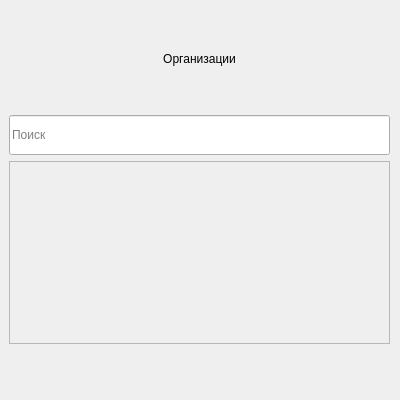
<?xml version="1.0" encoding="UTF-8"?>
<ui version="4.0">
 <class>Form</class>
 <widget class="QWidget" name="Form">
  <property name="geometry">
   <rect>
    <x>0</x>
    <y>0</y>
    <width>400</width>
    <height>400</height>
   </rect>
  </property>
  <property name="windowTitle">
   <string>Form</string>
  </property>
  <widget class="QStackedWidget" name="stack">
   <property name="geometry">
    <rect>
     <x>0</x>
     <y>0</y>
     <width>400</width>
     <height>400</height>
    </rect>
   </property>
   <property name="currentIndex">
    <number>0</number>
   </property>
   <widget class="QWidget" name="company">
    <widget class="QWidget" name="verticalLayoutWidget">
     <property name="geometry">
      <rect>
       <x>9</x>
       <y>9</y>
       <width>381</width>
       <height>381</height>
      </rect>
     </property>
     <layout class="QVBoxLayout" name="verticalLayout">
      <item>
       <widget class="QLabel" name="company_label">
        <property name="minimumSize">
         <size>
          <width>0</width>
          <height>100</height>
         </size>
        </property>
        <property name="maximumSize">
         <size>
          <width>16777215</width>
          <height>100</height>
         </size>
        </property>
        <property name="text">
         <string>Организации</string>
        </property>
        <property name="alignment">
         <set>Qt::AlignCenter</set>
        </property>
       </widget>
      </item>
      <item>
       <widget class="QLineEdit" name="company_edit">
        <property name="minimumSize">
         <size>
          <width>0</width>
          <height>40</height>
         </size>
        </property>
        <property name="placeholderText">
         <string>Поиск</string>
        </property>
       </widget>
      </item>
      <item>
       <widget class="QScrollArea" name="company_scroll">
        <property name="widgetResizable">
         <bool>true</bool>
        </property>
        <widget class="QWidget" name="company_widget">
         <property name="geometry">
          <rect>
           <x>0</x>
           <y>0</y>
           <width>377</width>
           <height>176</height>
          </rect>
         </property>
         <widget class="QWidget" name="layoutWidget">
          <property name="geometry">
           <rect>
            <x>10</x>
            <y>10</y>
            <width>361</width>
            <height>161</height>
           </rect>
          </property>
          <layout class="QVBoxLayout" name="company_layout"/>
         </widget>
        </widget>
       </widget>
      </item>
      <item>
       <widget class="QLabel" name="company_error">
        <property name="minimumSize">
         <size>
          <width>0</width>
          <height>40</height>
         </size>
        </property>
        <property name="maximumSize">
         <size>
          <width>16777215</width>
          <height>16777215</height>
         </size>
        </property>
        <property name="text">
         <string/>
        </property>
        <property name="alignment">
         <set>Qt::AlignCenter</set>
        </property>
       </widget>
      </item>
     </layout>
    </widget>
   </widget>
   <widget class="QWidget" name="branch">
    <widget class="QWidget" name="verticalLayoutWidget_3">
     <property name="geometry">
      <rect>
       <x>10</x>
       <y>10</y>
       <width>381</width>
       <height>381</height>
      </rect>
     </property>
     <layout class="QVBoxLayout" name="verticalLayout_3">
      <item>
       <widget class="QLabel" name="branch_label">
        <property name="minimumSize">
         <size>
          <width>0</width>
          <height>100</height>
         </size>
        </property>
        <property name="maximumSize">
         <size>
          <width>16777215</width>
          <height>100</height>
         </size>
        </property>
        <property name="text">
         <string>Филиалы</string>
        </property>
        <property name="alignment">
         <set>Qt::AlignCenter</set>
        </property>
       </widget>
      </item>
      <item>
       <widget class="QLineEdit" name="branch_edit">
        <property name="minimumSize">
         <size>
          <width>0</width>
          <height>40</height>
         </size>
        </property>
        <property name="placeholderText">
         <string>Поиск</string>
        </property>
       </widget>
      </item>
      <item>
       <widget class="QScrollArea" name="branch_scroll">
        <property name="widgetResizable">
         <bool>true</bool>
        </property>
        <widget class="QWidget" name="branch_widget">
         <property name="geometry">
          <rect>
           <x>0</x>
           <y>0</y>
           <width>377</width>
           <height>129</height>
          </rect>
         </property>
         <widget class="QWidget" name="layoutWidget_3">
          <property name="geometry">
           <rect>
            <x>10</x>
            <y>10</y>
            <width>361</width>
            <height>161</height>
           </rect>
          </property>
          <layout class="QVBoxLayout" name="branch_layout"/>
         </widget>
        </widget>
       </widget>
      </item>
      <item>
       <widget class="QLabel" name="branch_error">
        <property name="minimumSize">
         <size>
          <width>0</width>
          <height>40</height>
         </size>
        </property>
        <property name="maximumSize">
         <size>
          <width>16777215</width>
          <height>16777215</height>
         </size>
        </property>
        <property name="text">
         <string/>
        </property>
        <property name="alignment">
         <set>Qt::AlignCenter</set>
        </property>
       </widget>
      </item>
      <item>
       <widget class="QPushButton" name="branch_back_btn">
        <property name="minimumSize">
         <size>
          <width>100</width>
          <height>40</height>
         </size>
        </property>
        <property name="maximumSize">
         <size>
          <width>100</width>
          <height>40</height>
         </size>
        </property>
        <property name="focusPolicy">
         <enum>Qt::StrongFocus</enum>
        </property>
        <property name="layoutDirection">
         <enum>Qt::RightToLeft</enum>
        </property>
        <property name="text">
         <string>Назад</string>
        </property>
       </widget>
      </item>
     </layout>
    </widget>
   </widget>
   <widget class="QWidget" name="main">
    <widget class="QWidget" name="verticalLayoutWidget_2">
     <property name="geometry">
      <rect>
       <x>10</x>
       <y>10</y>
       <width>381</width>
       <height>381</height>
      </rect>
     </property>
     <layout class="QVBoxLayout" name="verticalLayout_2">
      <item>
       <widget class="QLabel" name="main_label">
        <property name="minimumSize">
         <size>
          <width>0</width>
          <height>100</height>
         </size>
        </property>
        <property name="maximumSize">
         <size>
          <width>16777215</width>
          <height>100</height>
         </size>
        </property>
        <property name="text">
         <string>С чего начать?</string>
        </property>
        <property name="alignment">
         <set>Qt::AlignCenter</set>
        </property>
       </widget>
      </item>
      <item>
       <widget class="QPushButton" name="service_btn">
        <property name="minimumSize">
         <size>
          <width>0</width>
          <height>40</height>
         </size>
        </property>
        <property name="text">
         <string>Выбрать услугу</string>
        </property>
       </widget>
      </item>
      <item>
       <widget class="QPushButton" name="worker_btn">
        <property name="minimumSize">
         <size>
          <width>0</width>
          <height>40</height>
         </size>
        </property>
        <property name="text">
         <string>Выбрать специалиста</string>
        </property>
       </widget>
      </item>
     </layout>
    </widget>
   </widget>
   <widget class="QWidget" name="worker">
    <widget class="QWidget" name="verticalLayoutWidget_4">
     <property name="geometry">
      <rect>
       <x>10</x>
       <y>10</y>
       <width>381</width>
       <height>381</height>
      </rect>
     </property>
     <layout class="QVBoxLayout" name="verticalLayout_4">
      <item>
       <widget class="QLabel" name="worker_label">
        <property name="minimumSize">
         <size>
          <width>0</width>
          <height>100</height>
         </size>
        </property>
        <property name="maximumSize">
         <size>
          <width>16777215</width>
          <height>100</height>
         </size>
        </property>
        <property name="text">
         <string>Специалисты</string>
        </property>
        <property name="alignment">
         <set>Qt::AlignCenter</set>
        </property>
       </widget>
      </item>
      <item>
       <widget class="QLineEdit" name="worker_edit">
        <property name="minimumSize">
         <size>
          <width>0</width>
          <height>40</height>
         </size>
        </property>
        <property name="placeholderText">
         <string>Поиск</string>
        </property>
       </widget>
      </item>
      <item>
       <widget class="QScrollArea" name="worker_scroll">
        <property name="widgetResizable">
         <bool>true</bool>
        </property>
        <widget class="QWidget" name="worker_widget">
         <property name="geometry">
          <rect>
           <x>0</x>
           <y>0</y>
           <width>377</width>
           <height>129</height>
          </rect>
         </property>
         <widget class="QWidget" name="layoutWidget">
          <property name="geometry">
           <rect>
            <x>10</x>
            <y>10</y>
            <width>361</width>
            <height>111</height>
           </rect>
          </property>
          <layout class="QVBoxLayout" name="worker_layout"/>
         </widget>
        </widget>
       </widget>
      </item>
      <item>
       <widget class="QLabel" name="worker_error">
        <property name="minimumSize">
         <size>
          <width>0</width>
          <height>40</height>
         </size>
        </property>
        <property name="maximumSize">
         <size>
          <width>16777215</width>
          <height>16777215</height>
         </size>
        </property>
        <property name="text">
         <string/>
        </property>
        <property name="alignment">
         <set>Qt::AlignCenter</set>
        </property>
       </widget>
      </item>
      <item>
       <widget class="QPushButton" name="worker_back_btn">
        <property name="minimumSize">
         <size>
          <width>100</width>
          <height>40</height>
         </size>
        </property>
        <property name="maximumSize">
         <size>
          <width>100</width>
          <height>40</height>
         </size>
        </property>
        <property name="focusPolicy">
         <enum>Qt::StrongFocus</enum>
        </property>
        <property name="layoutDirection">
         <enum>Qt::RightToLeft</enum>
        </property>
        <property name="text">
         <string>Назад</string>
        </property>
       </widget>
      </item>
     </layout>
    </widget>
   </widget>
   <widget class="QWidget" name="service">
    <widget class="QWidget" name="verticalLayoutWidget_5">
     <property name="geometry">
      <rect>
       <x>10</x>
       <y>10</y>
       <width>381</width>
       <height>381</height>
      </rect>
     </property>
     <layout class="QVBoxLayout" name="verticalLayout_6">
      <item>
       <widget class="QLabel" name="service_label">
        <property name="minimumSize">
         <size>
          <width>0</width>
          <height>100</height>
         </size>
        </property>
        <property name="maximumSize">
         <size>
          <width>16777215</width>
          <height>100</height>
         </size>
        </property>
        <property name="text">
         <string>Услуги</string>
        </property>
        <property name="alignment">
         <set>Qt::AlignCenter</set>
        </property>
       </widget>
      </item>
      <item>
       <widget class="QLineEdit" name="service_edit">
        <property name="minimumSize">
         <size>
          <width>0</width>
          <height>40</height>
         </size>
        </property>
        <property name="placeholderText">
         <string>Поиск</string>
        </property>
       </widget>
      </item>
      <item>
       <widget class="QScrollArea" name="service_scroll">
        <property name="widgetResizable">
         <bool>true</bool>
        </property>
        <widget class="QWidget" name="service_widget">
         <property name="geometry">
          <rect>
           <x>0</x>
           <y>0</y>
           <width>377</width>
           <height>129</height>
          </rect>
         </property>
         <widget class="QWidget" name="layoutWidget_2">
          <property name="geometry">
           <rect>
            <x>10</x>
            <y>10</y>
            <width>361</width>
            <height>111</height>
           </rect>
          </property>
          <layout class="QVBoxLayout" name="service_layout"/>
         </widget>
        </widget>
       </widget>
      </item>
      <item>
       <widget class="QLabel" name="service_error">
        <property name="minimumSize">
         <size>
          <width>0</width>
          <height>40</height>
         </size>
        </property>
        <property name="maximumSize">
         <size>
          <width>16777215</width>
          <height>16777215</height>
         </size>
        </property>
        <property name="text">
         <string/>
        </property>
        <property name="alignment">
         <set>Qt::AlignCenter</set>
        </property>
       </widget>
      </item>
      <item>
       <widget class="QPushButton" name="service_back_btn">
        <property name="minimumSize">
         <size>
          <width>100</width>
          <height>40</height>
         </size>
        </property>
        <property name="maximumSize">
         <size>
          <width>100</width>
          <height>40</height>
         </size>
        </property>
        <property name="focusPolicy">
         <enum>Qt::StrongFocus</enum>
        </property>
        <property name="layoutDirection">
         <enum>Qt::RightToLeft</enum>
        </property>
        <property name="text">
         <string>Назад</string>
        </property>
       </widget>
      </item>
     </layout>
    </widget>
   </widget>
   <widget class="QWidget" name="schedule">
    <widget class="QWidget" name="verticalLayoutWidget_6">
     <property name="geometry">
      <rect>
       <x>10</x>
       <y>10</y>
       <width>381</width>
       <height>381</height>
      </rect>
     </property>
     <layout class="QVBoxLayout" name="verticalLayout_8">
      <item>
       <widget class="QLabel" name="schedule_label">
        <property name="minimumSize">
         <size>
          <width>0</width>
          <height>50</height>
         </size>
        </property>
        <property name="maximumSize">
         <size>
          <width>16777215</width>
          <height>50</height>
         </size>
        </property>
        <property name="text">
         <string>Дата и время</string>
        </property>
        <property name="alignment">
         <set>Qt::AlignCenter</set>
        </property>
       </widget>
      </item>
      <item>
       <layout class="QVBoxLayout" name="schedule_layout">
        <property name="spacing">
         <number>0</number>
        </property>
       </layout>
      </item>
      <item>
       <widget class="QLabel" name="schedule_error">
        <property name="minimumSize">
         <size>
          <width>0</width>
          <height>40</height>
         </size>
        </property>
        <property name="maximumSize">
         <size>
          <width>16777215</width>
          <height>16777215</height>
         </size>
        </property>
        <property name="text">
         <string/>
        </property>
        <property name="alignment">
         <set>Qt::AlignCenter</set>
        </property>
       </widget>
      </item>
      <item>
       <widget class="QPushButton" name="schedule_back_btn">
        <property name="minimumSize">
         <size>
          <width>100</width>
          <height>40</height>
         </size>
        </property>
        <property name="maximumSize">
         <size>
          <width>100</width>
          <height>40</height>
         </size>
        </property>
        <property name="focusPolicy">
         <enum>Qt::StrongFocus</enum>
        </property>
        <property name="layoutDirection">
         <enum>Qt::RightToLeft</enum>
        </property>
        <property name="text">
         <string>Назад</string>
        </property>
       </widget>
      </item>
     </layout>
    </widget>
   </widget>
   <widget class="QWidget" name="info">
    <widget class="QWidget" name="verticalLayoutWidget_7">
     <property name="geometry">
      <rect>
       <x>10</x>
       <y>10</y>
       <width>381</width>
       <height>381</height>
      </rect>
     </property>
     <layout class="QVBoxLayout" name="verticalLayout_10">
      <item>
       <widget class="QLabel" name="info_label">
        <property name="minimumSize">
         <size>
          <width>0</width>
          <height>50</height>
         </size>
        </property>
        <property name="text">
         <string>Запись сохранена</string>
        </property>
        <property name="alignment">
         <set>Qt::AlignCenter</set>
        </property>
       </widget>
      </item>
      <item>
       <widget class="QLabel" name="label">
        <property name="minimumSize">
         <size>
          <width>0</width>
          <height>40</height>
         </size>
        </property>
        <property name="text">
         <string>Комментарий к записи (необязательно):</string>
        </property>
       </widget>
      </item>
      <item>
       <widget class="QPlainTextEdit" name="comment_edit">
        <property name="plainText">
         <string/>
        </property>
       </widget>
      </item>
      <item>
       <layout class="QHBoxLayout" name="horizontalLayout_8">
        <item>
         <spacer name="horizontalSpacer_8">
          <property name="orientation">
           <enum>Qt::Horizontal</enum>
          </property>
          <property name="sizeHint" stdset="0">
           <size>
            <width>40</width>
            <height>20</height>
           </size>
          </property>
         </spacer>
        </item>
        <item>
         <widget class="QPushButton" name="info_back_btn">
          <property name="minimumSize">
           <size>
            <width>100</width>
            <height>40</height>
           </size>
          </property>
          <property name="text">
           <string>Назад</string>
          </property>
         </widget>
        </item>
        <item>
         <widget class="QPushButton" name="save_btn">
          <property name="minimumSize">
           <size>
            <width>100</width>
            <height>40</height>
           </size>
          </property>
          <property name="text">
           <string>Сохранить</string>
          </property>
         </widget>
        </item>
       </layout>
      </item>
     </layout>
    </widget>
   </widget>
  </widget>
 </widget>
 <resources/>
 <connections/>
</ui>
